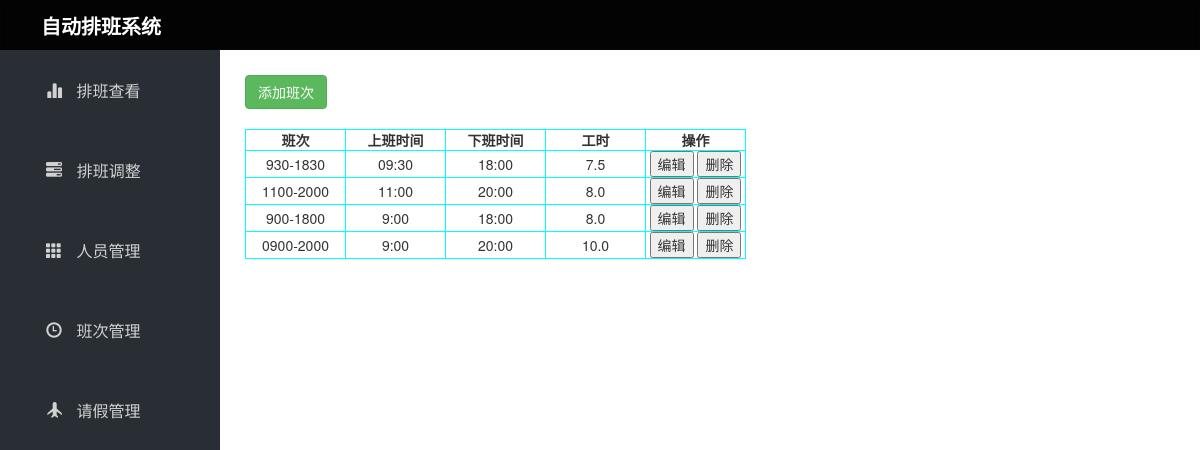
/shifts/, run on the app's committed database.
### AutoShift/models.py (models this page shows)
class Shifts(models.Model):
    name = models.CharField(max_length=20, unique=True)
    onduty = models.CharField(max_length=5)
    offduty = models.CharField(max_length=5)
    hours = models.FloatField(null=True)

### AutoShift/views.py (the view)
# urls.py: path('shifts/', views.Shift.as_view()),
class Shift(View):
    def get(self, request):
        obj = models.Shifts.objects.all().order_by('onduty')
        return render(request, 'shift.html', {"shift_list": obj})

### templates/shift.html (shortened to what this page needs)
{% extends 'base.html' %}
{% block content %}
    <button class="btn btn-success" id="shift_add">添加班次</button>
	<table id='table_shiftlist'">
		<thead>
			<tr>
				<th class="table_common">班次</th>
				<th class="table_common">上班时间</th>
				<th class="table_common">下班时间</th>
				<th class="table_common">工时</th>
                <th class="table_common">操作</th>
			</tr>
		</thead>
        <tbody>
            {% for item in shift_list %}
            <tr shift_id="{{ item.id }}">
                <td class="table_common table_shiftname" >{{ item.name }}</td>
                <td class="table_common table_onduty" >{{ item.onduty }}</td>
                <td class="table_common table_offduty">{{ item.offduty }}</td>
                <td class="table_common" >{{ item.hours }}</td>
                <td class="table_common" >
                    <form>
                        <input type="button" class='shift_edit' value="编辑">
                        <input type="button" class='shift_del' value="删除">
                    </form>
                </td>
            </tr>
            {% endfor %}
        </tbody>
    </table>
{% endblock %}

### templates/base.html (shortened to what this page needs)
<!DOCTYPE html>
<html lang="en">
<head>
    <link href="../static/bootstrap/css/bootstrap.css" rel="stylesheet"/>
</head>
<body>
    <div id="pg-head">
        <div id="title-text">自动排班系统</div>
    </div>
    <div id="pg-body">
        <div id="menu-left">
            <a class="menu-bar" href="/schedules">
                <span class="glyphicon glyphicon-stats" aria-hidden="true"></span>
                <span class="menu_text">排班查看</span>
            </a>
            <a class="menu-bar" href="/arranges">
                <span class="glyphicon glyphicon-tasks" aria-hidden="true"></span>
                <span class="menu_text">排班调整</span>
            </a>
            <a class="menu-bar" href="/staffs">
                <span class="glyphicon glyphicon-th" aria-hidden="true"></span>
                <span class="menu_text">人员管理</span>
            </a>
            <a class="menu-bar" href="/shifts">
                <span class="glyphicon glyphicon-time" aria-hidden="true"></span>
                <span class="menu_text">班次管理</span>
            </a>
            <a class="menu-bar" href="/vacations">
                <span class="glyphicon glyphicon-plane" aria-hidden="true"></span>
                <span class="menu_text">请假管理</span>
            </a>
        </div>
        <div id="content-right">
            {% block content %} {% endblock %}
        </div>
    </div>
</body>
</html>

### templates/base.html (style rules this page uses)
.table_common { height: 20px; line-height: 20px; border: 1px solid cyan; text-align: center; width: 100px; }
#pg-head { left: 0; right: 0; top: 0; background-color: #030303; border: 1px solid #050505; min-width: 768px; height: 50px; position: fixed; }
#title-text { left: 0; width: 350px;!important; height: 20px; color: #ffffff; font-size: 20px; font-weight: 600; line-height: 20px; text-align: left; margin-top: 15px; margin-left: 40px; float: left; }
#menu-left { background-color: #292e34; width: 220px; border: 1px solid #292e34; top: 50px; left: 0; bottom: 0; position: fixed; }
.menu-bar { color: #d1d1d1; height: 80px; line-height: 80px; text-align: left; padding-left: 45px; font-size: 16px; display: block; text-decoration: none; }
.menu_text { margin-left: 10px; }
#content-right { top: 30px; left: 200px; right: 0; bottom: 0; position: fixed; margin: 35px; overflow: scroll; }

### templates/shift.html (style rules this page uses)
#table_shiftlist { border: 1px solid cyan; position: fixed; float: left; margin: 10px; }
.btn-success { margin: 10px; }

### data on the page
Shifts: name "930-1830", onduty "09:30", offduty "18:00", hours "7.5"
Shifts: name "1100-2000", onduty "11:00", offduty "20:00", hours "8.0"
Shifts: name "900-1800", onduty "9:00", offduty "18:00", hours "8.0"
Shifts: name "0900-2000", onduty "9:00", offduty "20:00", hours "10.0"
